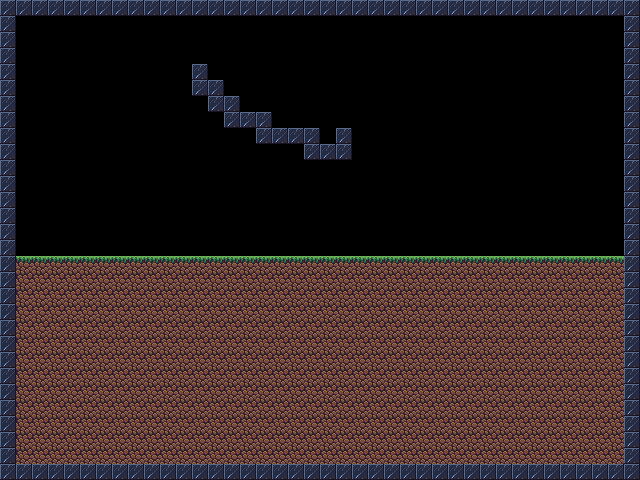

A 2D game scene composited from a Tiled map and its tileset images. What follows is a short description and the map's XML, with every tile layer's data as written:
An orthogonal 40x30 tile map with 16x16 px tiles, 1 tile layer (Laattataso 1).

<map version="1.10" tiledversion="1.12.1" orientation="orthogonal" renderorder="right-down" width="40" height="30" tilewidth="16" tileheight="16" infinite="0" nextlayerid="3" nextobjectid="1">
 <tileset firstgid="1" source="tileset.tsx" />
 <layer id="1" name="Laattataso 1" width="40" height="30">
  <data encoding="csv">
227,227,227,227,227,227,227,227,227,227,227,227,227,227,227,227,227,227,227,227,227,227,227,227,227,227,227,227,227,227,227,227,227,227,227,227,227,227,227,227,
227,17,17,17,17,17,17,17,17,17,17,17,17,17,17,17,17,17,17,17,17,17,17,17,17,17,17,17,17,17,17,17,17,17,17,17,17,17,17,227,
227,17,17,17,17,17,17,17,17,17,17,17,17,17,17,17,17,17,17,17,17,17,17,17,17,17,17,17,17,17,17,17,17,17,17,17,17,17,17,227,
227,17,17,17,17,17,17,17,17,17,17,17,17,17,17,17,17,17,17,17,17,17,17,17,17,17,17,17,17,17,17,17,17,17,17,17,17,17,17,227,
227,17,17,17,17,17,17,17,17,17,17,17,227,17,17,17,17,17,17,17,17,17,17,17,17,17,17,17,17,17,17,17,17,17,17,17,17,17,17,227,
227,17,17,17,17,17,17,17,17,17,17,17,227,227,17,17,17,17,17,17,17,17,17,17,17,17,17,17,17,17,17,17,17,17,17,17,17,17,17,227,
227,17,17,17,17,17,17,17,17,17,17,17,17,227,227,17,17,17,17,17,17,17,17,17,17,17,17,17,17,17,17,17,17,17,17,17,17,17,17,227,
227,17,17,17,17,17,17,17,17,17,17,17,17,17,227,227,227,17,17,17,17,17,17,17,17,17,17,17,17,17,17,17,17,17,17,17,17,17,17,227,
227,17,17,17,17,17,17,17,17,17,17,17,17,17,17,17,227,227,227,227,17,227,17,17,17,17,17,17,17,17,17,17,17,17,17,17,17,17,17,227,
227,17,17,17,17,17,17,17,17,17,17,17,17,17,17,17,17,17,17,227,227,227,17,17,17,17,17,17,17,17,17,17,17,17,17,17,17,17,17,227,
227,17,17,17,17,17,17,17,17,17,17,17,17,17,17,17,17,17,17,17,17,17,17,17,17,17,17,17,17,17,17,17,17,17,17,17,17,17,17,227,
227,17,17,17,17,17,17,17,17,17,17,17,17,17,17,17,17,17,17,17,17,17,17,17,17,17,17,17,17,17,17,17,17,17,17,17,17,17,17,227,
227,17,17,17,17,17,17,17,17,17,17,17,17,17,17,17,17,17,17,17,17,17,17,17,17,17,17,17,17,17,17,17,17,17,17,17,17,17,17,227,
227,17,17,17,17,17,17,17,17,17,17,17,17,17,17,17,17,17,17,17,17,17,17,17,17,17,17,17,17,17,17,17,17,17,17,17,17,17,17,227,
227,17,17,17,17,17,17,17,17,17,17,17,17,17,17,17,17,17,17,17,17,17,17,17,17,17,17,17,17,17,17,17,17,17,17,17,17,17,17,227,
227,17,17,17,17,17,17,17,17,17,17,17,17,17,17,17,17,17,17,17,17,17,17,17,17,17,17,17,17,17,17,17,17,17,17,17,17,17,17,227,
227,931,931,931,931,931,931,931,931,931,931,931,931,931,931,931,931,931,931,931,931,931,931,931,931,931,931,931,931,931,931,931,931,931,931,931,931,931,931,227,
227,963,963,963,963,963,963,963,963,963,963,963,963,963,963,963,963,963,963,963,963,963,963,963,963,963,963,963,963,963,963,963,963,963,963,963,963,963,963,227,
227,963,963,963,963,963,963,963,963,963,963,963,963,963,963,963,963,963,963,963,963,963,963,963,963,963,963,963,963,963,963,963,963,963,963,963,963,963,963,227,
227,963,963,963,963,963,963,963,963,963,963,963,963,963,963,963,963,963,963,963,963,963,963,963,963,963,963,963,963,963,963,963,963,963,963,963,963,963,963,227,
227,963,963,963,963,963,963,963,963,963,963,963,963,963,963,963,963,963,963,963,963,963,963,963,963,963,963,963,963,963,963,963,963,963,963,963,963,963,963,227,
227,963,963,963,963,963,963,963,963,963,963,963,963,963,963,963,963,963,963,963,963,963,963,963,963,963,963,963,963,963,963,963,963,963,963,963,963,963,963,227,
227,963,963,963,963,963,963,963,963,963,963,963,963,963,963,963,963,963,963,963,963,963,963,963,963,963,963,963,963,963,963,963,963,963,963,963,963,963,963,227,
227,963,963,963,963,963,963,963,963,963,963,963,963,963,963,963,963,963,963,963,963,963,963,963,963,963,963,963,963,963,963,963,963,963,963,963,963,963,963,227,
227,963,963,963,963,963,963,963,963,963,963,963,963,963,963,963,963,963,963,963,963,963,963,963,963,963,963,963,963,963,963,963,963,963,963,963,963,963,963,227,
227,963,963,963,963,963,963,963,963,963,963,963,963,963,963,963,963,963,963,963,963,963,963,963,963,963,963,963,963,963,963,963,963,963,963,963,963,963,963,227,
227,963,963,963,963,963,963,963,963,963,963,963,963,963,963,963,963,963,963,963,963,963,963,963,963,963,963,963,963,963,963,963,963,963,963,963,963,963,963,227,
227,963,963,963,963,963,963,963,963,963,963,963,963,963,963,963,963,963,963,963,963,963,963,963,963,963,963,963,963,963,963,963,963,963,963,963,963,963,963,227,
227,963,963,963,963,963,963,963,963,963,963,963,963,963,963,963,963,963,963,963,963,963,963,963,963,963,963,963,963,963,963,963,963,963,963,963,963,963,963,227,
227,227,227,227,227,227,227,227,227,227,227,227,227,227,227,227,227,227,227,227,227,227,227,227,227,227,227,227,227,227,227,227,227,227,227,227,227,227,227,227
</data>
 </layer>
</map>
